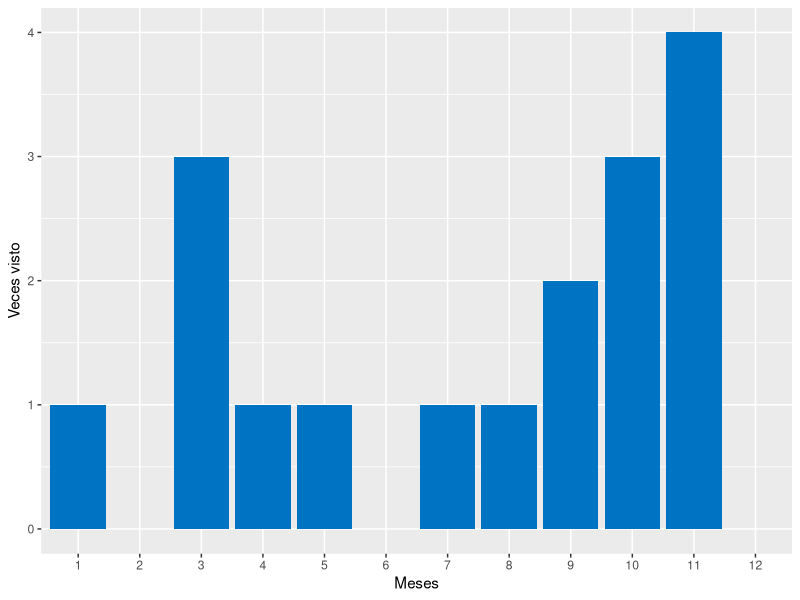

This chart was generated by the following R code:
## ---- chunk 1
library(tidyverse)
library(readr)
library(lubridate)
library(ggplot2)
## ---- chunk 2
data_inat <- read_csv("data_inat.csv", show_col_types = FALSE)
## ---- chunk 3
data_inat <- data_inat %>% 
  select(., scientific_name, common_name, time_observed_at) %>%
  # Elimina las filas que no tengan fecha
  filter(., !time_observed_at == "")
## ---- chunk 4
head(data_inat)
## ---- chunk 5
data_inat <- data_inat%>% 
  mutate(., month_observed_at = as.character(month(time_observed_at)))
## ---- chunk 6
head(data_inat)
## ---- chunk 7
# Para contar n° de obs por especie
new_inat_data <- data_inat %>%
  count(scientific_name)

new_inat_data
## ---- chunk 8
data_inat %>% 
  filter(., .$scientific_name=="Salvator merianae") %>% 
  select(month_observed_at) %>% 
  summarise(., avg = mean(month_observed_at))
## ---- chunk 9
n_meses <- c("1","2","3","4","5","6","7","8","9","10","11","12")

data_inat %>% 
  select(scientific_name, month_observed_at) %>% 
  filter(scientific_name == "Amphisbaena darwinii") %>%
  arrange(., month_observed_at) %>% 
  ggplot(., aes(month_observed_at)) +
    geom_bar(fill = "#0073C2FF") +
    scale_x_discrete(name ="Meses", limits=c(n_meses)) +
    scale_y_continuous(name ="Veces visto")
  
  
